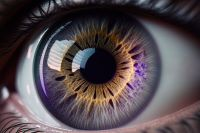
%> input picture Eye_iris.jpg, 200 x 133 px
$ octave odev.m   (GNU Octave 9; MATLAB toolbox functions it lacks are replaced by stand-ins)
%> lines starting %> are read from the running program, lines starting %| are printed output that depends on the picture
clc,clear all,close all;
res=imread('Eye_iris.jpg');
%> res is the input picture: size 133x200x3 uint8; mean R, G, B 85, 74.8, 79.7
[x,y,z]=size(res); %x=satýr sayýsýný yani yükseklik boyutunu temsil ediyor.%y=sütun sayýsýný yani geniþlik boyutunu temsil edeiyor.
%> x = 133; y = 200; z = 3
b=2; %Büyültme miktarý
count=0;    %Sayaç oluþturup deðerini sýfýr olarak tanýmlayalým.
for i=1:z
    for k=1:y %Öncelikle sütunlarýmýzý geniþletelim.
        for j=1:b %Büyütme miktarý kadar deðer kopyalanacak.
            count=count+1;  %Sayacý 1 arttýr.
            res2(:,count,i)=res(:,k,i);
        end
    end
    count=0; %Sayacý sýfýrla
end
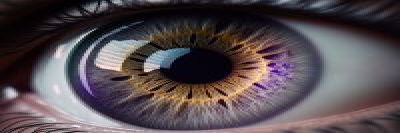
%> res2: size 133x400x3 uint8; mean R, G, B 85, 74.8, 79.7
count = 0;
for i=1:z
    for k=1:x
        for j=1:b
            count=count+1;
            res3(count,:,i)=res2(k,:,i);
        end
    end
    count=0;
end
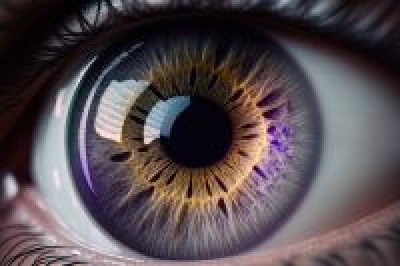
%> res3: size 266x400x3 uint8; mean R, G, B 85, 74.8, 79.7
 imshow(res),title('Resmin orjinal hali')
 figure %Yeni figure penceresi açalým
 imshow(res3) %Resmi ekrana yazdýrma
 title(['Resmin ',num2str(b),'X ' 'büyütülmüþ hali']) %Baþlýk ekleme
